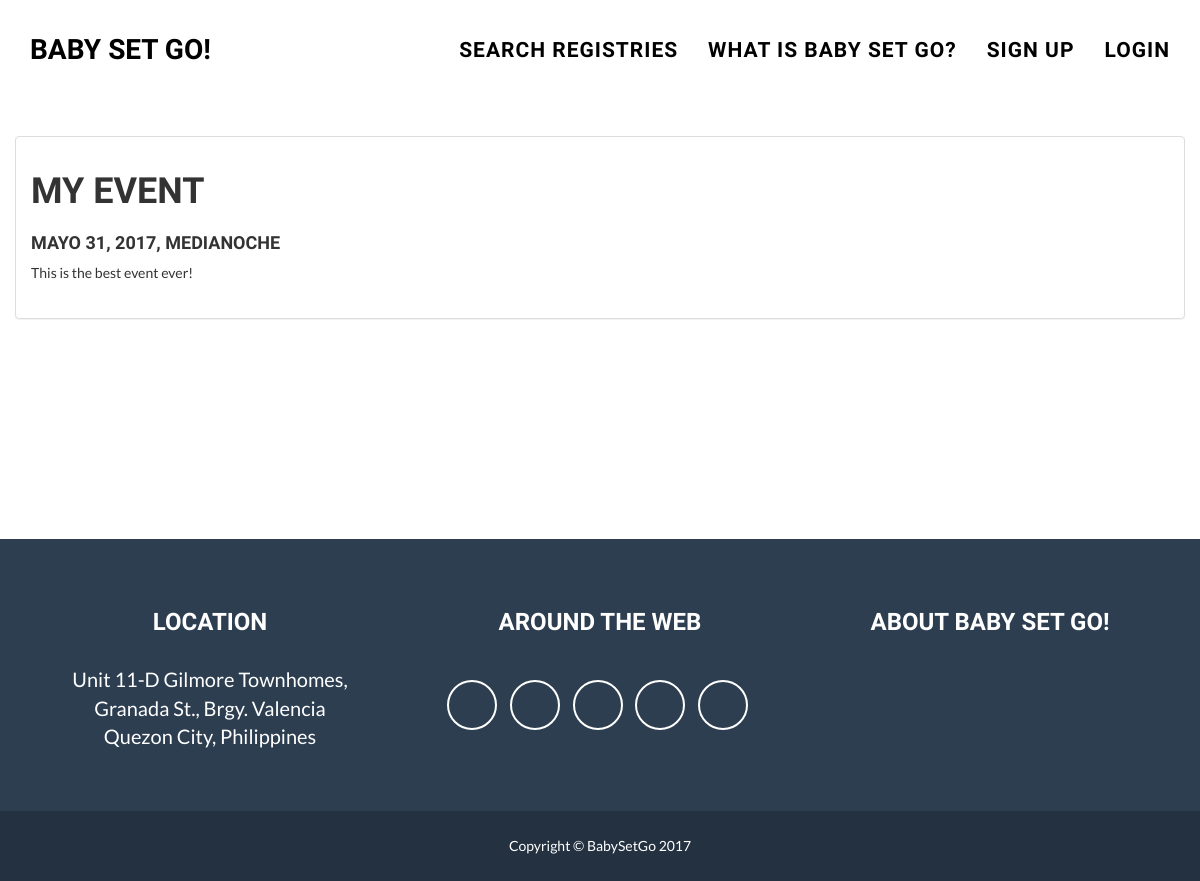
Before: /public/registry/detail/1/ with the older database file.
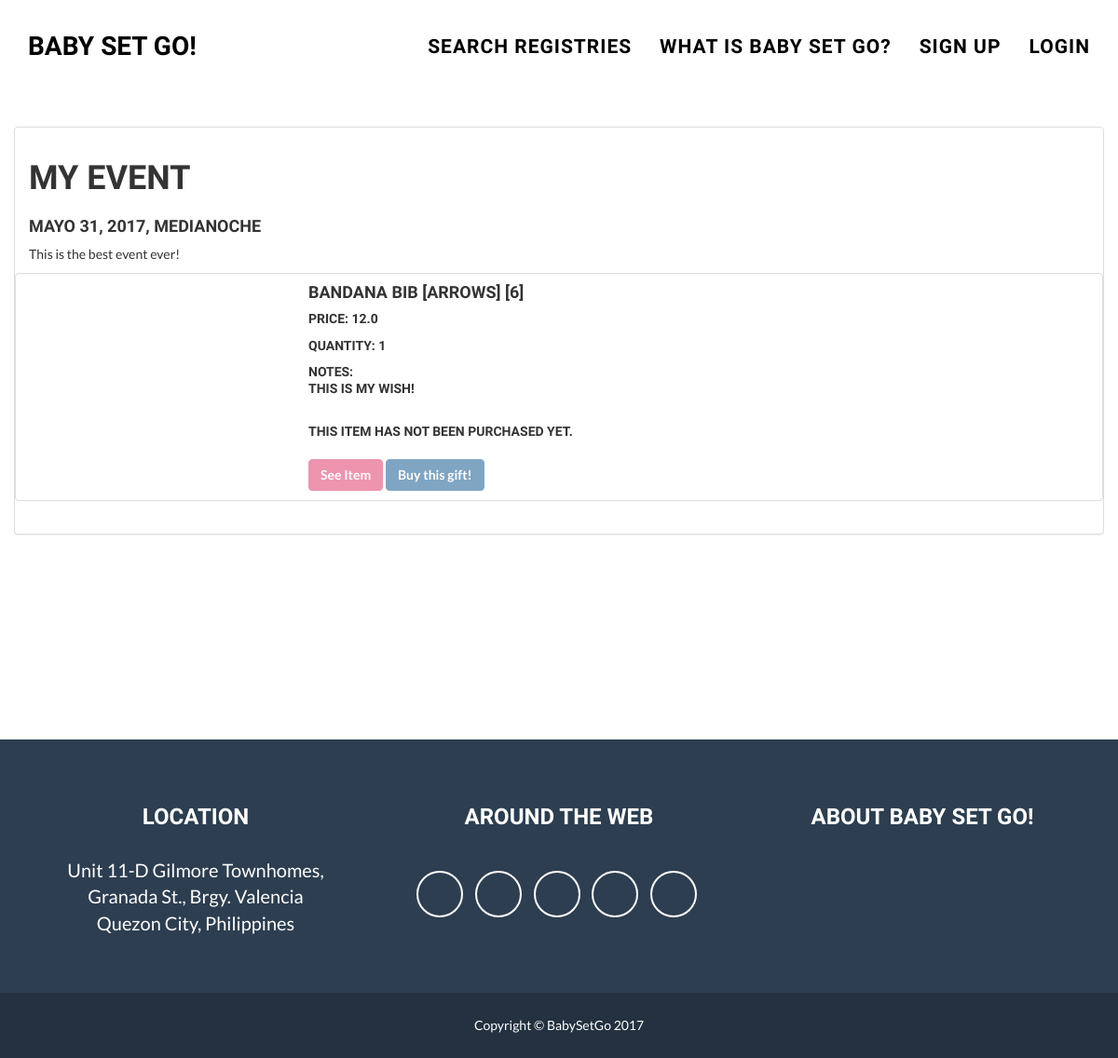
After: the same page with the newer database file.
### registry/models.py (models this page shows, shortened)
class RegistryItem(models.Model):
    id = models.AutoField(primary_key=True)
    name = models.CharField(max_length=255)
    slug = extension_fields.AutoSlugField(populate_from='id', blank=True)
    created = models.DateTimeField(auto_now_add=True, editable=False)
    last_updated = models.DateTimeField(auto_now=True, editable=False)
    bought_by = models.TextField(max_length=1000, null=True, blank=True)
    message = models.TextField(max_length=10000, null=True, blank=True)
    bought = models.BooleanField()
    price_from_vendor = models.TextField(max_length=100)
    price_display = models.TextField(max_length=100)
    item_url = models.TextField(max_length=300)
    img_url =  models.TextField(max_length=300)
    item_notes = models.TextField(max_length=300)
    quantity = models.IntegerField()
    quantity_bought = models.IntegerField()
    registry = models.ForeignKey('registry.Registry', )
    class Meta:
        ordering = ('-created',)

### registry/views.py (the view)
# urls.py: url(r'^public/registry/detail/(?P<pk>\S+)/$', views.RegistryDetailPublicView.as_view(), name='registry_registry_detail'),
class RegistryDetailPublicView(DetailView):
    template_name = 'registry/registry_public.html'
    model = Registry
    def get(self,request,**kwargs):
        pk = kwargs["pk"]
        context = {}
        form = RegistryItemBuyForm()
        registry = Registry.objects.get(pk=pk)
        context = { 'form': form,
                    'object': registry}
        return render(request, self.template_name, context)

### base/context_processors.py (called while the page is built)
def breadcrumbs(request):
    try:
        view_name = resolve(request.path_info).url_name
    except:
        return {}
    if view_name in breadcrumbs_views:
        return {'breadcrumbs': breadcrumbs_views[view_name]}
    return {}

def add_login_form(request):
    return {
        'login_form': LoginForm(),
    }

### registry/templates/registry/registry_public.html (shortened to what this page needs)
{% extends 'baby/base.html' %}
{% load static %}
{% load i18n %}
{% block content %}
<div class="container">
    <div class="row row-centered home-cards">
        <div class="panel card panel-default">
            <div class="panel-body">
                <h1>{{ object.name }}<a href="#"></a></h1>
                <h3>{{ object.event_date }}</h3>
                <p>
                    {{ object.event_description }}
                </p>
                <div class="list-group django-list">
                    {% for item in object.registryitem_set.all %}
                    <div class="list-group-item row">
                        <div class="img-separator col-md-3">
                        </div>
                        <div class="text-separator col-md-9">
                            <h4 class="list-group-item-heading">{{ item.name }}  [{{ item.id }}]</h4>
                            <h5 class="list-group-item-text">Price: {{ item.price_from_vendor }}</h5>
                            <h5 class="list-group-item-text">Quantity: {{ item.quantity }}</h5>
                            <h5 class="list-group-item-text">Notes: <br>{{ item.item_notes }}</h5>
                            {% if item.bought == 1 %}
                                <h5 class="list-group-item-text"><br>{{ item.quantity_bought }} / {{ item.quantity }}&nbsp has been purchased.</h5>
                                {% if item.quantity_bought < item.quantity %}
                                <br>
                                <a href="{{ item.item_url }}" class="col-centered btn btn-info">See Item</a>
                                <input class="item-id" type=hidden name="item-id" value="{{ item.id }}"></input>
                                <button class="col-centered btn btn-primary buy-button" type="button" name="button" data-toggle="modal" data-target="#buyModal">Buy this gift!</button>
                                {% endif %}
                                <h5 class="list-group-item-text"><br>Purchased by: &nbsp {{ item.bought_by }}</h5>
                            {% else %}
                                <h5 class="list-group-item-text"><br>This item has not been purchased yet.</h5><br>
                                <a href="{{ item.item_url }}" class="col-centered btn btn-info">See Item</a>
                                <button class="col-centered btn btn-primary buy-button" type="button" name="button" data-toggle="modal" data-target="#buyModal">Buy this gift!</button>
                            {% endif %}
                        </div>
                    </div>
                    {% endfor %}
                </div>
            </div>
        </div>
    </div>
</div>
{% endblock %}

Changed rows visible on the page:
added RegistryItem: name "BANDANA BIB [ARROWS]", id "6", price_from_vendor "12.0", quantity "1", item_notes "THIS IS MY WISH!"
